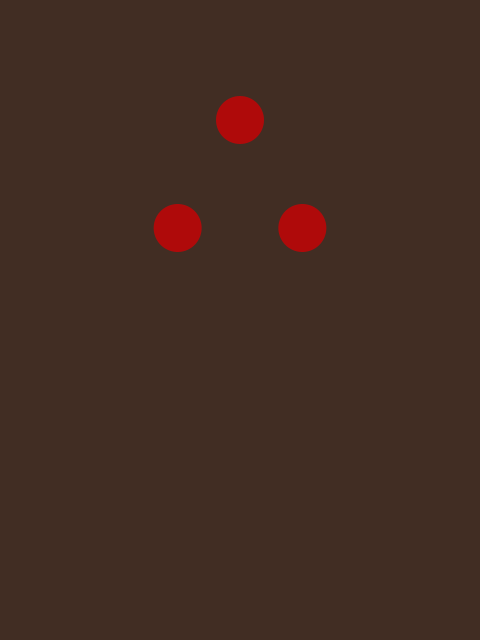
Frame 1 (no input)
Frame 2 (the mouse pressed at the canvas centre, redrawn once): identical to frame 1, image omitted

The Processing sketch that drew this single still picture (run headless with seeded random() and noise(); the mouse was pressed at the canvas centre and the sketch redrawn once):

// Processing sketch: predator
// ── predator.pde
// Manuale di Programmazione Cinematografica
// Daniele Olmisani, 2015

// Predator (1987)


final color PAPER = color(65, 45, 35);
final color INK = color(175, 10, 10);


void setup() {
  size(480, 640);
  noLoop();
}


void draw() {
  
  final float S = min(width, height);
  
  translate(0.5*width, 0.3*height);
  scale(S);
  
  background(PAPER);
  fill(INK);
  noStroke();
  
  rotate(-PI/2);  
  
  for (int i=0; i<3; i++) {
    rotate(TWO_PI / 3);
    ellipse(0.15, 0.0, 0.1, 0.1);
  }
  
  save("predator.png");
}
